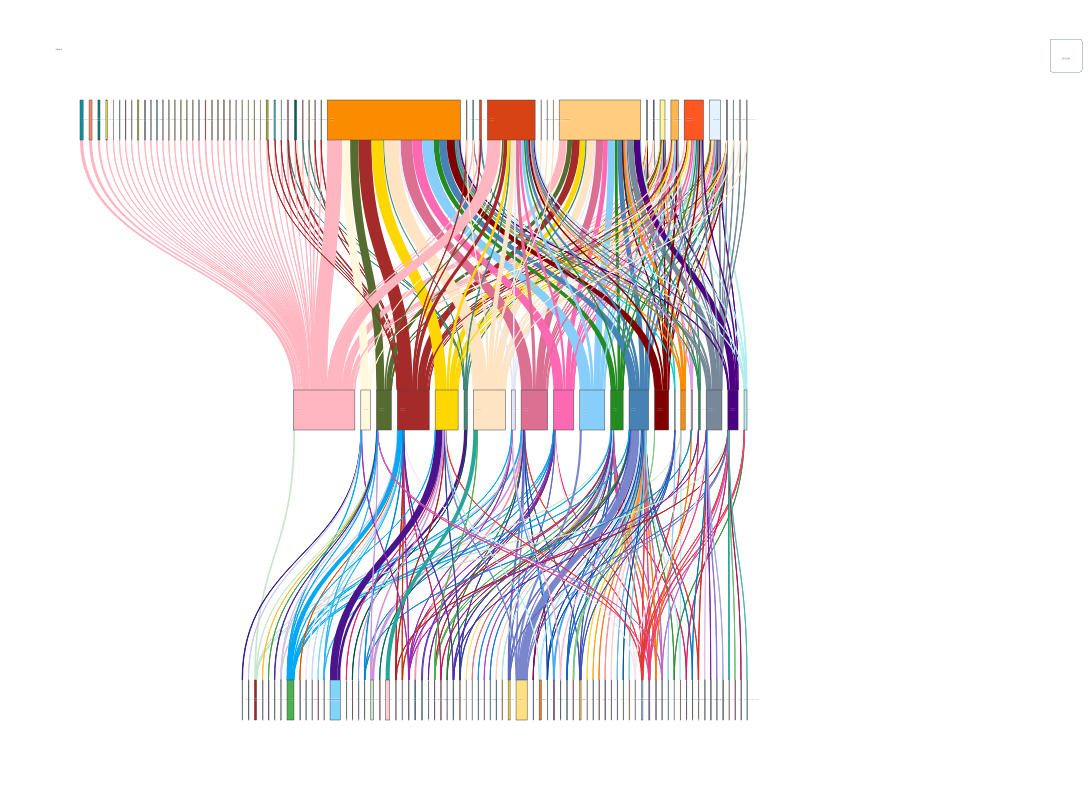

The notebook cell saved with this chart:
### Code cell
label = list(index.keys())
# labels=['AB', 'AL',
#         'HS1', 'HS2', 'HS3', 'HS4', 'HS5', 'HS6', 'HS7', 'HS8', 'HS9', 'HS10', 'HS11', 'HS12', 'HS13', 'HS14', 'HS15', 'HS16', 'HS17', 'HS18', 'HS19', 'HS20', 'HS21', 
#          'SspBCDE', 'Gao_Qat', 'RM_Type_I', 'Septu', 'PD-T4-5', 'PD-T7-5', 'Retron_I_A']

print(label)
# 父类和子类
# df["father_index"]
source = dataset["father_index"]
# print(source)
# print(source)
target = dataset["son_index"]
# 流量的值
value = dataset["data"] 
colors = ["hotpink","lightpink","palevioletred","#3F8979", "darkorange", "forestgreen", "seagreen","steelblue","lightskyblue" ,
         "darkturquoise","paleturquoise","indigo","lavender","brown","maroon","plum","gold","lightslategray","bisque","cornsilk",
         "darkolivegreen"]*58+color2*21
# 生成绘图需要的字典数据
links = dict(source = source, target = target, value = value,color=colors)
node = dict(label = labels, pad=200, thickness=40,color=color11[:57]+["hotpink","lightpink","palevioletred","#3F8979", "darkorange", "forestgreen", "seagreen","steelblue","lightskyblue" ,
         "darkturquoise","paleturquoise","indigo","lavender","brown","maroon","plum","gold","lightslategray","bisque","cornsilk",
         "darkolivegreen"]+color2)  
# x_positions = [0.1] * 58 + [0.5] * 58  # First column at x=0.1, second column at x=0.5
# y_positions = [i / 58.0 for i in range(58)] + [i / 58.0 for i in range(58)] 
data = go.Sankey(link = links, node=node,orientation="v")  # 设置为水平方向)
annotations = []
# for i, label in enumerate(node['label']):
#     # Determine if the node is in the first or second column
#     if i <=56:
# #     print(i,label,is_first_column)
#         annotations.append(dict(
#             x=-0.11,  # position x (left for first column, right for second column)
#             y=1 - (i % 56) / 56.0 ,  # position y (top to bottom)
#             xref="paper", yref="paper",
#             text=label[:57],
#             showarrow=False,
#             font=dict(size=10, color="black", family="Times New Roman Italic"),# if is_first_column else 10,  # Larger font for first column
#     #                   color="red" if is_first_column else "blue"),  # Different color for each column
#             align="right"
#         ))
#     elif 58<=i <=78:
#         annotations.append(dict(
#             x=0.25,  # position x (left for first column, right for second column)
#             y=1 - (i % 21) / 21.0 ,  # position y (top to bottom)
#             xref="paper", yref="paper",
#             text=label[58:78],
#             showarrow=False,
#             font=dict(size=10, color="black", family="Times New Roman"),# if is_first_column else 10,  # Larger font for first column
#     #                   color="red" if is_first_column else "blue"),  # Different color for each column
#             align="left"
#         ))
#     else:
#         annotations.append(dict(
#             x=0,  # position x (left for first column, right for second column)
#             y=1 - (i % 76) / 76.0 ,  # position y (top to bottom)
#             xref="paper", yref="paper",
#             text=label[79:],
#             showarrow=False,
#             font=dict(size=10, color="black", family="Times New Roman"),# if is_first_column else 10,  # Larger font for first column
#     #                   color="red" if is_first_column else "blue"),  # Different color for each column
#             align="left"
#         ))
# print(annotations)

print(len(colors))
fig = go.Figure(data)
fig.update_layout(
    title_text="三列桑基图示例",
    font_size=1,
    height=800,
    width=1200,
    annotations=annotations,
    updatemenus=[dict(type="buttons", showactive=False, y=1.1, 
                      x=1.5, xanchor="right", yanchor="top",
                      buttons=[dict(label="保持节点层次结构",
                                    method="relayout",
                                    args=[{"node.pad": 40,
                                           "node.thickness": 80,
#                                            "node.line.color": "black",
                                           "node.line.width": 0.7,
                                           "node.label": labels,
                                           "node.color": colors,
                                           "link.source": links['source'],
                                           "link.target": links['target'],
                                           "link.value": links['value'],
                                           "link.value": links['color']
                                           }])])]
)
fig.show()
fig.write_html("all_bacteria_hotspots_df.html")
# fig.write_html("all_bacteria_hotspots_df1.html")
# fig.write_image("all_bacteria_hotspots_df.png",scale=100)

### Figure 1 — Plotly figure (JSON) as saved in the notebook; plotly's stock layout.template omitted (floating-point values rounded to 4 significant figures; data arrays with more than 128 entries replaced by an {"elided": "..."} marker saying what was removed)
{"data": [{"link": {"color": {"elided": "2814 str values"}, "source": {"elided": "2793 int values"}, "target": {"elided": "2793 int values"}, "value": {"elided": "2793 str values"}}, "node": {"color": {"elided": "154 str values"}, "label": {"elided": "154 str values"}, "pad": 200, "thickness": 40}, "orientation": "v", "type": "sankey"}], "layout": {"font": {"size": 1}, "height": 800, "title": {"text": "三列桑基图示例"}, "updatemenus": [{"buttons": [{"args": [{"link.source": {"elided": "2793 int values"}, "link.target": {"elided": "2793 int values"}, "link.value": {"elided": "2814 str values"}, "node.color": {"elided": "2814 str values"}, "node.label": {"elided": "154 str values"}, "node.line.width": 0.7, "node.pad": 40, "node.thickness": 80}], "label": "保持节点层次结构", "method": "relayout"}], "showactive": false, "type": "buttons", "x": 1.5, "xanchor": "right", "y": 1.1, "yanchor": "top"}], "width": 1200}}
